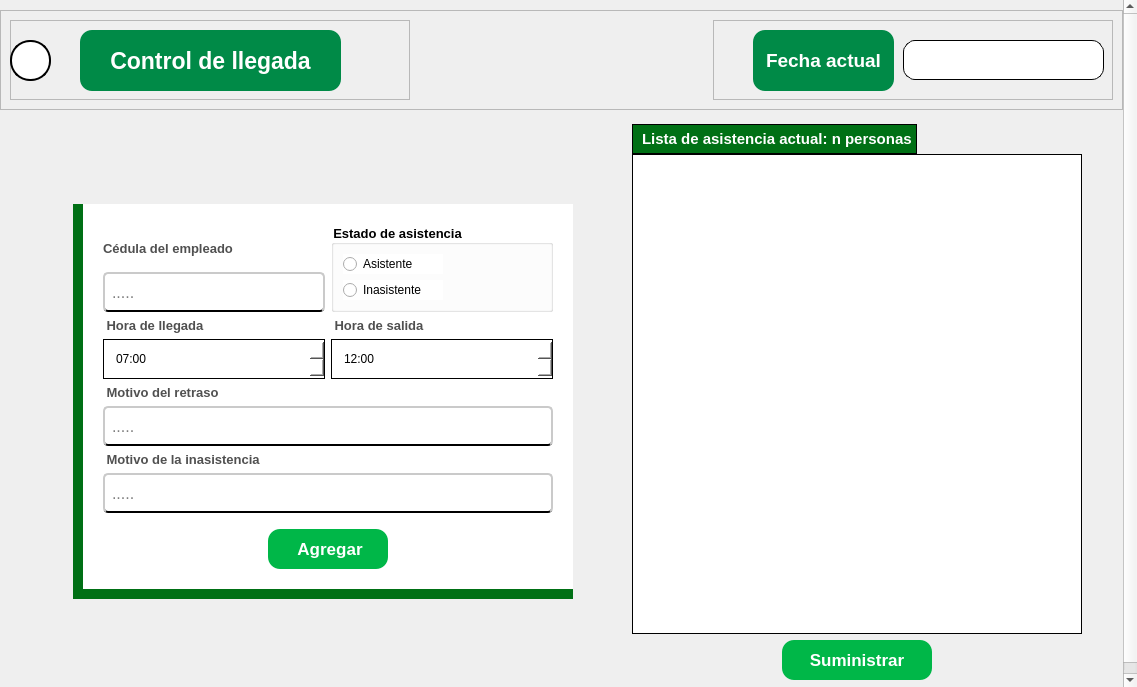
<?xml version="1.0" encoding="UTF-8"?>
<ui version="4.0">
 <class>PantallaControlDeLlegada</class>
 <widget class="QWidget" name="PantallaControlDeLlegada">
  <property name="geometry">
   <rect>
    <x>0</x>
    <y>0</y>
    <width>1137</width>
    <height>687</height>
   </rect>
  </property>
  <property name="windowTitle">
   <string>Form</string>
  </property>
  <layout class="QVBoxLayout" name="verticalLayout">
   <property name="leftMargin">
    <number>0</number>
   </property>
   <property name="topMargin">
    <number>0</number>
   </property>
   <property name="rightMargin">
    <number>0</number>
   </property>
   <property name="bottomMargin">
    <number>0</number>
   </property>
   <item>
    <widget class="QScrollArea" name="area_de_scroll">
     <property name="styleSheet">
      <string notr="true"/>
     </property>
     <property name="frameShape">
      <enum>QFrame::NoFrame</enum>
     </property>
     <property name="verticalScrollBarPolicy">
      <enum>Qt::ScrollBarAlwaysOn</enum>
     </property>
     <property name="widgetResizable">
      <bool>true</bool>
     </property>
     <widget class="QWidget" name="scrollAreaWidgetContents_2">
      <property name="geometry">
       <rect>
        <x>0</x>
        <y>0</y>
        <width>1120</width>
        <height>700</height>
       </rect>
      </property>
      <layout class="QVBoxLayout" name="verticalLayout_4">
       <property name="spacing">
        <number>0</number>
       </property>
       <property name="leftMargin">
        <number>0</number>
       </property>
       <property name="topMargin">
        <number>0</number>
       </property>
       <property name="rightMargin">
        <number>0</number>
       </property>
       <property name="bottomMargin">
        <number>0</number>
       </property>
       <item>
        <widget class="QFrame" name="espacio_principal">
         <property name="styleSheet">
          <string notr="true">QFrame{

	
    background: qlineargradient(
        x1:0, y1:0, x2:1, y2:1,
        stop:0 #3fea87, stop:1 #00770e)
   
}</string>
         </property>
         <property name="frameShape">
          <enum>QFrame::NoFrame</enum>
         </property>
         <property name="frameShadow">
          <enum>QFrame::Raised</enum>
         </property>
         <layout class="QVBoxLayout" name="verticalLayout_5">
          <property name="leftMargin">
           <number>0</number>
          </property>
          <property name="topMargin">
           <number>0</number>
          </property>
          <property name="rightMargin">
           <number>0</number>
          </property>
          <property name="bottomMargin">
           <number>0</number>
          </property>
          <item>
           <widget class="QFrame" name="espacio_superior">
            <property name="sizePolicy">
             <sizepolicy hsizetype="Preferred" vsizetype="Preferred">
              <horstretch>0</horstretch>
              <verstretch>0</verstretch>
             </sizepolicy>
            </property>
            <property name="minimumSize">
             <size>
              <width>500</width>
              <height>100</height>
             </size>
            </property>
            <property name="maximumSize">
             <size>
              <width>16777214</width>
              <height>80</height>
             </size>
            </property>
            <property name="styleSheet">
             <string notr="true">background:none ; </string>
            </property>
            <property name="frameShape">
             <enum>QFrame::StyledPanel</enum>
            </property>
            <property name="frameShadow">
             <enum>QFrame::Raised</enum>
            </property>
            <layout class="QHBoxLayout" name="horizontalLayout">
             <item>
              <widget class="QFrame" name="espacio_a">
               <property name="minimumSize">
                <size>
                 <width>400</width>
                 <height>0</height>
                </size>
               </property>
               <property name="styleSheet">
                <string notr="true">background:none ; </string>
               </property>
               <property name="frameShape">
                <enum>QFrame::StyledPanel</enum>
               </property>
               <property name="frameShadow">
                <enum>QFrame::Raised</enum>
               </property>
               <widget class="QPushButton" name="boton_de_regreso">
                <property name="geometry">
                 <rect>
                  <x>0</x>
                  <y>20</y>
                  <width>41</width>
                  <height>41</height>
                 </rect>
                </property>
                <property name="cursor">
                 <cursorShape>PointingHandCursor</cursorShape>
                </property>
                <property name="styleSheet">
                 <string notr="true">QPushButton{

	background-color: rgb(255, 255, 255);
	border-radius: 20px ;
	border:2px solid;

}

QPushButton:hover{

	background-color: rgb(199, 199, 199)
}</string>
                </property>
                <property name="text">
                 <string/>
                </property>
                <property name="icon">
                 <iconset>
                  <normaloff>../recursos_de_imagenes/iconos_de_interfaz/flecha_izquierda_2.png</normaloff>../recursos_de_imagenes/iconos_de_interfaz/flecha_izquierda_2.png</iconset>
                </property>
                <property name="iconSize">
                 <size>
                  <width>30</width>
                  <height>30</height>
                 </size>
                </property>
               </widget>
               <widget class="QLabel" name="label_control_de_llegada">
                <property name="geometry">
                 <rect>
                  <x>70</x>
                  <y>10</y>
                  <width>261</width>
                  <height>61</height>
                 </rect>
                </property>
                <property name="font">
                 <font>
                  <family>Arial</family>
                  <pointsize>17</pointsize>
                  <weight>75</weight>
                  <bold>true</bold>
                 </font>
                </property>
                <property name="styleSheet">
                 <string notr="true">QLabel{
	
	background-color: rgb(0, 138, 71);
	
	color: rgb(255, 255, 255);
	border-radius:12px;

}</string>
                </property>
                <property name="text">
                 <string>Control de llegada</string>
                </property>
                <property name="alignment">
                 <set>Qt::AlignCenter</set>
                </property>
               </widget>
              </widget>
             </item>
             <item>
              <spacer name="horizontalSpacer">
               <property name="orientation">
                <enum>Qt::Horizontal</enum>
               </property>
               <property name="sizeHint" stdset="0">
                <size>
                 <width>285</width>
                 <height>20</height>
                </size>
               </property>
              </spacer>
             </item>
             <item>
              <widget class="QFrame" name="espacio_b">
               <property name="minimumSize">
                <size>
                 <width>400</width>
                 <height>0</height>
                </size>
               </property>
               <property name="styleSheet">
                <string notr="true">background:none ; </string>
               </property>
               <property name="frameShape">
                <enum>QFrame::StyledPanel</enum>
               </property>
               <property name="frameShadow">
                <enum>QFrame::Raised</enum>
               </property>
               <widget class="QLabel" name="label_fecha_actual">
                <property name="geometry">
                 <rect>
                  <x>40</x>
                  <y>10</y>
                  <width>141</width>
                  <height>61</height>
                 </rect>
                </property>
                <property name="minimumSize">
                 <size>
                  <width>0</width>
                  <height>0</height>
                 </size>
                </property>
                <property name="font">
                 <font>
                  <family>Arial</family>
                  <pointsize>14</pointsize>
                  <weight>75</weight>
                  <bold>true</bold>
                 </font>
                </property>
                <property name="styleSheet">
                 <string notr="true">QLabel{
	
	background-color: rgb(0, 138, 71);
	
	color: rgb(255, 255, 255);
	border-radius:12px;

}</string>
                </property>
                <property name="text">
                 <string>Fecha actual</string>
                </property>
                <property name="alignment">
                 <set>Qt::AlignCenter</set>
                </property>
               </widget>
               <widget class="QLabel" name="label_mostrar_fecha">
                <property name="geometry">
                 <rect>
                  <x>190</x>
                  <y>20</y>
                  <width>201</width>
                  <height>40</height>
                 </rect>
                </property>
                <property name="sizePolicy">
                 <sizepolicy hsizetype="Preferred" vsizetype="Preferred">
                  <horstretch>0</horstretch>
                  <verstretch>0</verstretch>
                 </sizepolicy>
                </property>
                <property name="minimumSize">
                 <size>
                  <width>0</width>
                  <height>40</height>
                 </size>
                </property>
                <property name="maximumSize">
                 <size>
                  <width>16777215</width>
                  <height>50</height>
                 </size>
                </property>
                <property name="font">
                 <font>
                  <family>Arial</family>
                  <pointsize>17</pointsize>
                  <weight>75</weight>
                  <bold>true</bold>
                 </font>
                </property>
                <property name="styleSheet">
                 <string notr="true">QLabel{
	
	background-color: white;
	
	border-radius:12px;
	border:1px solid black;

}</string>
                </property>
                <property name="text">
                 <string/>
                </property>
                <property name="alignment">
                 <set>Qt::AlignCenter</set>
                </property>
               </widget>
              </widget>
             </item>
            </layout>
           </widget>
          </item>
          <item alignment="Qt::AlignHCenter">
           <widget class="QFrame" name="espacio_para_tabla_empleados">
            <property name="sizePolicy">
             <sizepolicy hsizetype="Preferred" vsizetype="Preferred">
              <horstretch>0</horstretch>
              <verstretch>0</verstretch>
             </sizepolicy>
            </property>
            <property name="styleSheet">
             <string notr="true">background:none ; </string>
            </property>
            <property name="frameShape">
             <enum>QFrame::NoFrame</enum>
            </property>
            <property name="frameShadow">
             <enum>QFrame::Raised</enum>
            </property>
            <layout class="QHBoxLayout" name="horizontalLayout_2">
             <property name="spacing">
              <number>50</number>
             </property>
             <property name="leftMargin">
              <number>50</number>
             </property>
             <item alignment="Qt::AlignHCenter|Qt::AlignVCenter">
              <widget class="QFrame" name="espacio_para_el_formulario">
               <property name="sizePolicy">
                <sizepolicy hsizetype="Preferred" vsizetype="Preferred">
                 <horstretch>0</horstretch>
                 <verstretch>0</verstretch>
                </sizepolicy>
               </property>
               <property name="minimumSize">
                <size>
                 <width>500</width>
                 <height>0</height>
                </size>
               </property>
               <property name="styleSheet">
                <string notr="true">QFrame {
    background-color: white;
    border-radius: 0px;
	border-left:10px solid rgb(0, 112, 21);
    border-bottom:10px solid rgb(0, 112, 21);
}</string>
               </property>
               <property name="frameShape">
                <enum>QFrame::NoFrame</enum>
               </property>
               <property name="frameShadow">
                <enum>QFrame::Raised</enum>
               </property>
               <layout class="QGridLayout" name="gridLayout" rowstretch="30,30,30,30,30" columnstretch="10,10" rowminimumheight="0,0,0,0,60">
                <property name="leftMargin">
                 <number>20</number>
                </property>
                <property name="topMargin">
                 <number>20</number>
                </property>
                <property name="rightMargin">
                 <number>20</number>
                </property>
                <property name="bottomMargin">
                 <number>10</number>
                </property>
                <item row="0" column="0">
                 <layout class="QVBoxLayout" name="verticalLayout_3">
                  <property name="spacing">
                   <number>0</number>
                  </property>
                  <item>
                   <widget class="QLabel" name="label_cedula_empleado">
                    <property name="font">
                     <font>
                      <family>Arial</family>
                      <pointsize>10</pointsize>
                      <weight>75</weight>
                      <bold>true</bold>
                     </font>
                    </property>
                    <property name="styleSheet">
                     <string notr="true">QLabel{

	
	color: rgb(80, 80, 80);

	border-color: #ffffff;
	border:none;


}
</string>
                    </property>
                    <property name="text">
                     <string>Cédula del empleado</string>
                    </property>
                    <property name="scaledContents">
                     <bool>false</bool>
                    </property>
                   </widget>
                  </item>
                  <item>
                   <widget class="QLineEdit" name="input_cedula_empleado">
                    <property name="minimumSize">
                     <size>
                      <width>0</width>
                      <height>40</height>
                     </size>
                    </property>
                    <property name="font">
                     <font>
                      <family>Arial</family>
                      <pointsize>12</pointsize>
                     </font>
                    </property>
                    <property name="styleSheet">
                     <string notr="true">QLineEdit{
	
	background-color: rgb(255, 255, 255);
	border-radius:5px;
	padding-left: 5px;
 padding-right:5px;
	padding-top:1px;
	border-bottom:2px solid black  ;
	border-top: 2px solid rgb(202, 202, 202);
	border-left: 2px solid rgb(202, 202, 202);
	border-right: 2px solid rgb(202, 202, 202);

}

QLineEdit:focus{

	border: 2px solid rgb(17, 192, 255)



}</string>
                    </property>
                    <property name="placeholderText">
                     <string>.....</string>
                    </property>
                   </widget>
                  </item>
                 </layout>
                </item>
                <item row="0" column="1">
                 <widget class="QGroupBox" name="estado_de_asistencia">
                  <property name="font">
                   <font>
                    <family>Arial</family>
                    <pointsize>10</pointsize>
                    <weight>75</weight>
                    <bold>true</bold>
                   </font>
                  </property>
                  <property name="styleSheet">
                   <string notr="true">QGroupBox{

	background-color: rgb(255, 255, 255);


}</string>
                  </property>
                  <property name="title">
                   <string>Estado de asistencia</string>
                  </property>
                  <layout class="QVBoxLayout" name="verticalLayout_2">
                   <item>
                    <widget class="QRadioButton" name="input_asistente">
                     <property name="minimumSize">
                      <size>
                       <width>2</width>
                       <height>0</height>
                      </size>
                     </property>
                     <property name="maximumSize">
                      <size>
                       <width>100</width>
                       <height>16777215</height>
                      </size>
                     </property>
                     <property name="styleSheet">
                      <string notr="true">QRadioButton{

	background-color: rgb(255, 255, 255);
	font: 75 10pt &quot;Arial&quot;;

}</string>
                     </property>
                     <property name="text">
                      <string>Asistente</string>
                     </property>
                    </widget>
                   </item>
                   <item>
                    <widget class="QRadioButton" name="input_inasistente">
                     <property name="minimumSize">
                      <size>
                       <width>2</width>
                       <height>0</height>
                      </size>
                     </property>
                     <property name="maximumSize">
                      <size>
                       <width>100</width>
                       <height>16777215</height>
                      </size>
                     </property>
                     <property name="styleSheet">
                      <string notr="true">QRadioButton{

	background-color: rgb(255, 255, 255);
	font: 75 10pt &quot;Arial&quot;;

}</string>
                     </property>
                     <property name="text">
                      <string>Inasistente</string>
                     </property>
                    </widget>
                   </item>
                  </layout>
                 </widget>
                </item>
                <item row="1" column="0">
                 <layout class="QVBoxLayout" name="verticalLayout_8">
                  <item>
                   <widget class="QLabel" name="label_hora_de_llegada">
                    <property name="enabled">
                     <bool>true</bool>
                    </property>
                    <property name="font">
                     <font>
                      <family>Arial</family>
                      <pointsize>10</pointsize>
                      <weight>75</weight>
                      <bold>true</bold>
                     </font>
                    </property>
                    <property name="styleSheet">
                     <string notr="true">QLabel{

	
	color: rgb(80, 80, 80);

	border-color: #ffffff;
	border:none;


}
</string>
                    </property>
                    <property name="text">
                     <string> Hora de llegada </string>
                    </property>
                    <property name="scaledContents">
                     <bool>false</bool>
                    </property>
                   </widget>
                  </item>
                  <item>
                   <widget class="QTimeEdit" name="input_hora_de_llegada">
                    <property name="enabled">
                     <bool>true</bool>
                    </property>
                    <property name="minimumSize">
                     <size>
                      <width>0</width>
                      <height>40</height>
                     </size>
                    </property>
                    <property name="styleSheet">
                     <string notr="true">QTimeEdit{

	background-color: rgb(255, 255, 255);
	border:1px solid black; 
	padding-left:10px;
	
	font: 75 14pt &quot;Arial&quot;;
}

QTimeEdit:disabled {
        background-color:rgb(189, 189, 189);
        color: #808080;
        border: 1px solid rgb(127, 127, 127);
    }
 </string>
                    </property>
                    <property name="alignment">
                     <set>Qt::AlignLeading|Qt::AlignLeft|Qt::AlignVCenter</set>
                    </property>
                    <property name="buttonSymbols">
                     <enum>QAbstractSpinBox::UpDownArrows</enum>
                    </property>
                    <property name="currentSection">
                     <enum>QDateTimeEdit::HourSection</enum>
                    </property>
                    <property name="displayFormat">
                     <string>HH:mm</string>
                    </property>
                    <property name="timeSpec">
                     <enum>Qt::LocalTime</enum>
                    </property>
                    <property name="time">
                     <time>
                      <hour>7</hour>
                      <minute>0</minute>
                      <second>0</second>
                     </time>
                    </property>
                   </widget>
                  </item>
                 </layout>
                </item>
                <item row="1" column="1">
                 <layout class="QVBoxLayout" name="verticalLayout_9">
                  <item>
                   <widget class="QLabel" name="label_hora_de_salida">
                    <property name="enabled">
                     <bool>true</bool>
                    </property>
                    <property name="font">
                     <font>
                      <family>Arial</family>
                      <pointsize>10</pointsize>
                      <weight>75</weight>
                      <bold>true</bold>
                     </font>
                    </property>
                    <property name="styleSheet">
                     <string notr="true">QLabel{

	
	color: rgb(80, 80, 80);

	border-color: #ffffff;
	border:none;


}
</string>
                    </property>
                    <property name="text">
                     <string> Hora de salida </string>
                    </property>
                    <property name="scaledContents">
                     <bool>false</bool>
                    </property>
                   </widget>
                  </item>
                  <item>
                   <widget class="QTimeEdit" name="input_hora_de_salida">
                    <property name="minimumSize">
                     <size>
                      <width>0</width>
                      <height>40</height>
                     </size>
                    </property>
                    <property name="styleSheet">
                     <string notr="true">QTimeEdit{

	background-color: rgb(255, 255, 255);
	border:1px solid black; 
	padding-left:10px;
	
	font: 75 14pt &quot;Arial&quot;;
}

QTimeEdit:disabled {
        background-color:rgb(189, 189, 189);
        color: #808080;
        border: 1px solid rgb(127, 127, 127);
    }</string>
                    </property>
                    <property name="alignment">
                     <set>Qt::AlignLeading|Qt::AlignLeft|Qt::AlignVCenter</set>
                    </property>
                    <property name="buttonSymbols">
                     <enum>QAbstractSpinBox::UpDownArrows</enum>
                    </property>
                    <property name="dateTime">
                     <datetime>
                      <hour>12</hour>
                      <minute>0</minute>
                      <second>0</second>
                      <year>2000</year>
                      <month>1</month>
                      <day>1</day>
                     </datetime>
                    </property>
                    <property name="maximumTime">
                     <time>
                      <hour>23</hour>
                      <minute>59</minute>
                      <second>59</second>
                     </time>
                    </property>
                    <property name="minimumTime">
                     <time>
                      <hour>0</hour>
                      <minute>0</minute>
                      <second>0</second>
                     </time>
                    </property>
                    <property name="displayFormat">
                     <string>HH:mm</string>
                    </property>
                    <property name="time">
                     <time>
                      <hour>12</hour>
                      <minute>0</minute>
                      <second>0</second>
                     </time>
                    </property>
                   </widget>
                  </item>
                 </layout>
                </item>
                <item row="2" column="0" colspan="2">
                 <layout class="QVBoxLayout" name="verticalLayout_6">
                  <item>
                   <widget class="QLabel" name="label_motivo_de_retraso">
                    <property name="font">
                     <font>
                      <family>Arial</family>
                      <pointsize>10</pointsize>
                      <weight>75</weight>
                      <bold>true</bold>
                     </font>
                    </property>
                    <property name="styleSheet">
                     <string notr="true">QLabel{

	
	color: rgb(80, 80, 80);

	border-color: #ffffff;
	border:none;


}
</string>
                    </property>
                    <property name="text">
                     <string> Motivo del retraso </string>
                    </property>
                    <property name="scaledContents">
                     <bool>false</bool>
                    </property>
                   </widget>
                  </item>
                  <item>
                   <widget class="QLineEdit" name="input_motivo_de_retraso">
                    <property name="enabled">
                     <bool>true</bool>
                    </property>
                    <property name="minimumSize">
                     <size>
                      <width>0</width>
                      <height>40</height>
                     </size>
                    </property>
                    <property name="font">
                     <font>
                      <family>Arial</family>
                      <pointsize>12</pointsize>
                     </font>
                    </property>
                    <property name="styleSheet">
                     <string notr="true">QLineEdit{
	
	background-color: rgb(255, 255, 255);
	border-radius:5px;
	padding-left: 5px;
 padding-right:5px;
	padding-top:1px;
	border-bottom:2px solid black  ;
	border-top: 2px solid rgb(202, 202, 202);
	border-left: 2px solid rgb(202, 202, 202);
	border-right: 2px solid rgb(202, 202, 202);

}

QLineEdit:focus{

	border: 2px solid rgb(17, 192, 255)



}




QLineEdit:disabled {
        background-color:rgb(189, 189, 189);
        color: #808080;
        border: 1px solid rgb(127, 127, 127);
    }
 </string>
                    </property>
                    <property name="text">
                     <string/>
                    </property>
                    <property name="placeholderText">
                     <string>.....</string>
                    </property>
                   </widget>
                  </item>
                 </layout>
                </item>
                <item row="3" column="0" colspan="2">
                 <layout class="QVBoxLayout" name="verticalLayout_7">
                  <item>
                   <widget class="QLabel" name="label_motivo_de_inasistencia">
                    <property name="enabled">
                     <bool>true</bool>
                    </property>
                    <property name="font">
                     <font>
                      <family>Arial</family>
                      <pointsize>10</pointsize>
                      <weight>75</weight>
                      <bold>true</bold>
                     </font>
                    </property>
                    <property name="styleSheet">
                     <string notr="true">QLabel{

	
	color: rgb(80, 80, 80);

	border-color: #ffffff;
	border:none;


}
</string>
                    </property>
                    <property name="text">
                     <string> Motivo de la inasistencia </string>
                    </property>
                    <property name="scaledContents">
                     <bool>false</bool>
                    </property>
                   </widget>
                  </item>
                  <item>
                   <widget class="QLineEdit" name="input_motivo_de_inasistencia">
                    <property name="enabled">
                     <bool>true</bool>
                    </property>
                    <property name="minimumSize">
                     <size>
                      <width>0</width>
                      <height>40</height>
                     </size>
                    </property>
                    <property name="font">
                     <font>
                      <family>Arial</family>
                      <pointsize>12</pointsize>
                     </font>
                    </property>
                    <property name="styleSheet">
                     <string notr="true">QLineEdit{
	
	background-color: rgb(255, 255, 255);
	border-radius:5px;
	padding-left: 5px;
 padding-right:5px;
	padding-top:1px;
	border-bottom:2px solid black  ;
	border-top: 2px solid rgb(202, 202, 202);
	border-left: 2px solid rgb(202, 202, 202);
	border-right: 2px solid rgb(202, 202, 202);

}

QLineEdit:focus{

	border: 2px solid rgb(17, 192, 255)



}




QLineEdit:disabled {
        background-color:rgb(189, 189, 189);
        color: #808080;
        border: 1px solid rgb(127, 127, 127);
    }
 </string>
                    </property>
                    <property name="text">
                     <string/>
                    </property>
                    <property name="placeholderText">
                     <string>.....</string>
                    </property>
                   </widget>
                  </item>
                 </layout>
                </item>
                <item row="4" column="0" colspan="2" alignment="Qt::AlignHCenter">
                 <widget class="QPushButton" name="boton_agregar">
                  <property name="minimumSize">
                   <size>
                    <width>120</width>
                    <height>40</height>
                   </size>
                  </property>
                  <property name="maximumSize">
                   <size>
                    <width>120</width>
                    <height>40</height>
                   </size>
                  </property>
                  <property name="font">
                   <font>
                    <family>Arial</family>
                    <pointsize>13</pointsize>
                    <weight>75</weight>
                    <bold>true</bold>
                   </font>
                  </property>
                  <property name="cursor">
                   <cursorShape>PointingHandCursor</cursorShape>
                  </property>
                  <property name="styleSheet">
                   <string notr="true">QPushButton{

	background-color: rgb(0, 183, 72);
	
	color: rgb(255, 255, 255);
	border-radius:12px;

}

QPushButton:hover{

	
	background-color: rgb(0, 56, 10);

}</string>
                  </property>
                  <property name="text">
                   <string> Agregar</string>
                  </property>
                  <property name="icon">
                   <iconset>
                    <normaloff>../recursos_de_imagenes/iconos_de_interfaz/mas_blanco.png</normaloff>../recursos_de_imagenes/iconos_de_interfaz/mas_blanco.png</iconset>
                  </property>
                  <property name="iconSize">
                   <size>
                    <width>26</width>
                    <height>26</height>
                   </size>
                  </property>
                 </widget>
                </item>
               </layout>
              </widget>
             </item>
             <item alignment="Qt::AlignHCenter">
              <widget class="QFrame" name="espacio_lista_asistencia">
               <property name="font">
                <font>
                 <family>Arial</family>
                 <pointsize>12</pointsize>
                 <weight>75</weight>
                 <bold>true</bold>
                </font>
               </property>
               <property name="styleSheet">
                <string notr="true">QFrame{

	border:none;

}

</string>
               </property>
               <layout class="QVBoxLayout" name="verticalLayout_11">
                <item>
                 <layout class="QVBoxLayout" name="verticalLayout_10">
                  <property name="spacing">
                   <number>0</number>
                  </property>
                  <item alignment="Qt::AlignTop">
                   <widget class="QLabel" name="label_titulo_asistencia">
                    <property name="minimumSize">
                     <size>
                      <width>0</width>
                      <height>30</height>
                     </size>
                    </property>
                    <property name="maximumSize">
                     <size>
                      <width>285</width>
                      <height>20</height>
                     </size>
                    </property>
                    <property name="font">
                     <font>
                      <family>Arial</family>
                      <pointsize>11</pointsize>
                      <weight>75</weight>
                      <bold>true</bold>
                     </font>
                    </property>
                    <property name="styleSheet">
                     <string notr="true">QLabel{

	
	background-color: rgb(0, 112, 21);
	
	color: rgb(255, 255, 255);
	
	padding-left:5px;

	border:1px solid black;

}</string>
                    </property>
                    <property name="text">
                     <string>Lista de asistencia actual: n personas</string>
                    </property>
                    <property name="alignment">
                     <set>Qt::AlignLeading|Qt::AlignLeft|Qt::AlignVCenter</set>
                    </property>
                   </widget>
                  </item>
                  <item>
                   <widget class="QListWidget" name="lista_asistencia">
                    <property name="sizePolicy">
                     <sizepolicy hsizetype="Preferred" vsizetype="Preferred">
                      <horstretch>0</horstretch>
                      <verstretch>0</verstretch>
                     </sizepolicy>
                    </property>
                    <property name="minimumSize">
                     <size>
                      <width>450</width>
                      <height>480</height>
                     </size>
                    </property>
                    <property name="maximumSize">
                     <size>
                      <width>100</width>
                      <height>16777215</height>
                     </size>
                    </property>
                    <property name="styleSheet">
                     <string notr="true">QListWidget{

	border:1px solid black;
	border-radius:0px;
	background:#ffffff;

}</string>
                    </property>
                    <property name="frameShape">
                     <enum>QFrame::NoFrame</enum>
                    </property>
                   </widget>
                  </item>
                 </layout>
                </item>
                <item alignment="Qt::AlignHCenter">
                 <widget class="QPushButton" name="boton_suministrar">
                  <property name="sizePolicy">
                   <sizepolicy hsizetype="Minimum" vsizetype="Fixed">
                    <horstretch>0</horstretch>
                    <verstretch>0</verstretch>
                   </sizepolicy>
                  </property>
                  <property name="minimumSize">
                   <size>
                    <width>150</width>
                    <height>40</height>
                   </size>
                  </property>
                  <property name="maximumSize">
                   <size>
                    <width>120</width>
                    <height>40</height>
                   </size>
                  </property>
                  <property name="font">
                   <font>
                    <family>Arial</family>
                    <pointsize>13</pointsize>
                    <weight>75</weight>
                    <bold>true</bold>
                   </font>
                  </property>
                  <property name="cursor">
                   <cursorShape>PointingHandCursor</cursorShape>
                  </property>
                  <property name="styleSheet">
                   <string notr="true">QPushButton{

	background-color: rgb(0, 183, 72);
	
	color: rgb(255, 255, 255);
	border-radius:12px;

}

QPushButton:hover{

	
	background-color: rgb(0, 56, 10);

}</string>
                  </property>
                  <property name="text">
                   <string>Suministrar</string>
                  </property>
                  <property name="icon">
                   <iconset>
                    <normaloff>../recursos_de_imagenes/iconos_de_interfaz/exportar.png</normaloff>../recursos_de_imagenes/iconos_de_interfaz/exportar.png</iconset>
                  </property>
                  <property name="iconSize">
                   <size>
                    <width>26</width>
                    <height>26</height>
                   </size>
                  </property>
                 </widget>
                </item>
               </layout>
              </widget>
             </item>
            </layout>
           </widget>
          </item>
         </layout>
        </widget>
       </item>
      </layout>
     </widget>
    </widget>
   </item>
  </layout>
 </widget>
 <resources/>
 <connections/>
</ui>
